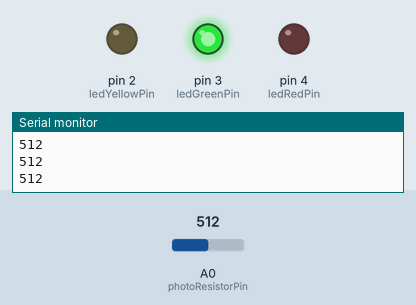
This sketch was run on a simulated Arduino Uno, built with avr-gcc and run on an emulated ATmega328P. Shown: output pins drawn as LEDs (lit = HIGH), the last lines printed to the serial monitor. The inputs (shaded band) are chosen by the test bench; at power-on: A0 (photoResistorPin) = 512.

Above: at 1.2 s.
1.3 s: A0 (photoResistorPin) set to 211
2.8 s: A0 (photoResistorPin) set to 187
At 3.2 s:
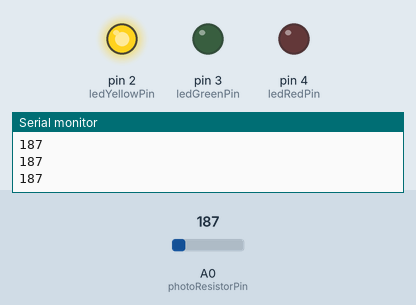
4.3 s: A0 (photoResistorPin) set to 109
5.8 s: A0 (photoResistorPin) set to 94
At 6.6 s:
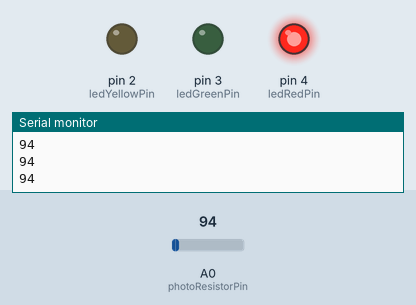
7.3 s: A0 (photoResistorPin) set to 110
At 7.7 s:
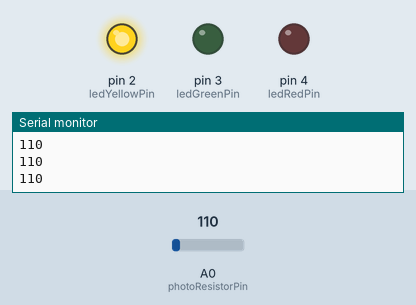
8.8 s: A0 (photoResistorPin) set to 90
At 10.2 s:
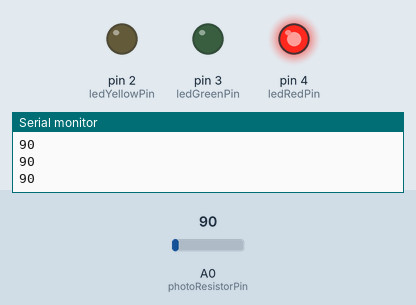
Timing chart, 0 to 11.3 s (numbered marks = the images above; inputs shaded):
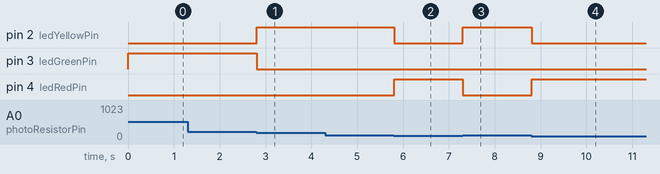

Measured:
- the behaviour switches between 200 and 199 on A0 (photoResistorPin) (found by bisection; images 0 and 1)
- the behaviour switches between 100 and 99 on A0 (photoResistorPin) (found by bisection; images 1 and 2)
- after the input at 2.8 s, pin 2 (ledYellowPin): LOW → HIGH at once; pin 3 (ledGreenPin): HIGH → LOW at once
- after the input at 5.8 s, pin 2 (ledYellowPin): HIGH → LOW at once; pin 4 (ledRedPin): LOW → HIGH at once
- after the input at 7.3 s, pin 2 (ledYellowPin): LOW → HIGH at once; pin 4 (ledRedPin): HIGH → LOW at once
- after the input at 8.8 s, pin 2 (ledYellowPin): HIGH → LOW at once; pin 4 (ledRedPin): LOW → HIGH at once

The sketch:

sketch_photoresistor_led.ino
```cpp
// set pin numbers
// digital pins
const int ledRedPin = 4;
const int ledYellowPin = 2;
const int ledGreenPin = 3;

// analog pins
const int photoResistorPin = 0;

// state
int light = 0;

void setup() {
  Serial.begin(9600);
  pinMode(ledRedPin, OUTPUT);
  pinMode(ledYellowPin, OUTPUT);
  pinMode(ledGreenPin, OUTPUT);

  digitalWrite(ledRedPin, LOW);
  digitalWrite(ledYellowPin, LOW);
  digitalWrite(ledGreenPin, LOW);
}

void loop() {
  light = analogRead(photoResistorPin);
  Serial.println(light);

  if (light < 100) {
    digitalWrite(ledRedPin, HIGH);
    digitalWrite(ledYellowPin, LOW);
    digitalWrite(ledGreenPin, LOW);
  } else if (light < 200) {
    digitalWrite(ledRedPin, LOW);
    digitalWrite(ledYellowPin, HIGH);
    digitalWrite(ledGreenPin, LOW);
  } else {
    digitalWrite(ledRedPin, LOW);
    digitalWrite(ledYellowPin, LOW);
    digitalWrite(ledGreenPin, HIGH);
  }
}
```
